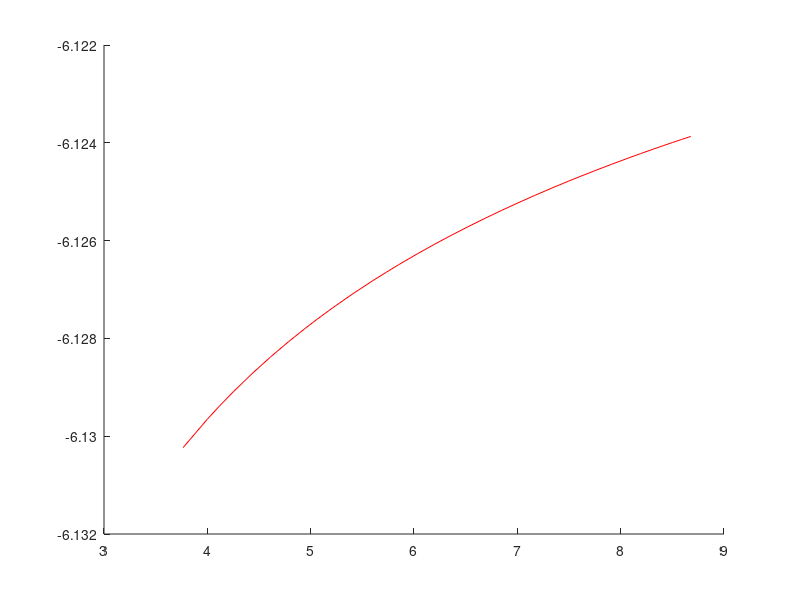

MATLAB code to generate this figure:
rawData = csvread('IM7_8552_Tzeng2001.csv');
t = rawData(2:end,1);
compliance = rawData(2:end,2);


s = 7.53284e-7;

y = log10(s * log10(t).^0.03);

% y = a * exp(b*t) + c * exp(d*t);
% plot(t,compliance, 'bo');
hold on
plot(t,y, 'r-')